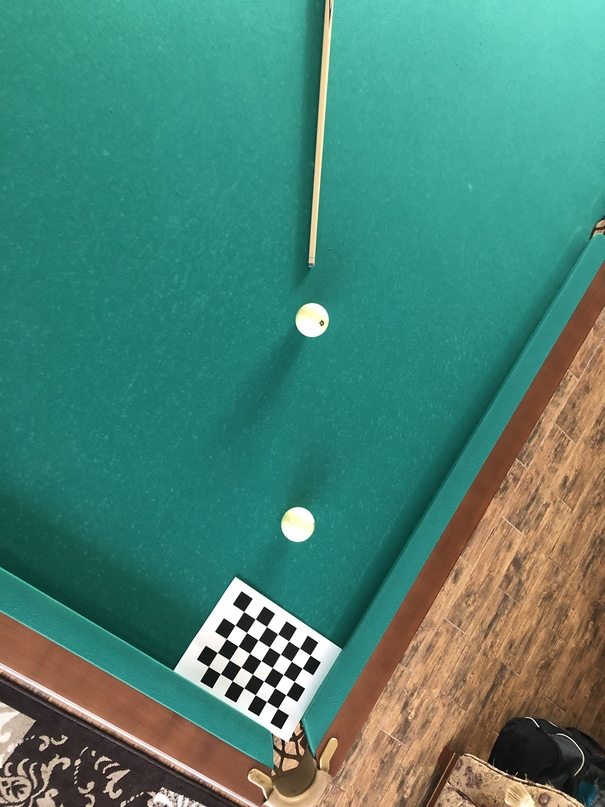
#> input picture additional_task/small_image.jpg, 605 x 807 px
$ python main.py
#> lines starting #> are read from the running program, lines starting #| are printed output that depends on the picture; after the words box and inside, x2 and y2 are one past the last pixel; in counts of white or black regions, pixels touching at a corner belong together
#!/usr/bin/env python
import cv2
import numpy as np
import math

def find_chessboard_points(image, chessboard_shape):
    criteria = (cv2.TERM_CRITERIA_EPS + cv2.TERM_CRITERIA_MAX_ITER, 30, 0.001)
    gray = cv2.cvtColor(image, cv2.COLOR_BGR2GRAY)
    _, corners = cv2.findChessboardCorners(gray, chessboard_shape, cv2.CALIB_CB_ADAPTIVE_THRESH + cv2.CALIB_CB_FAST_CHECK + cv2.CALIB_CB_NORMALIZE_IMAGE)
    return cv2.cornerSubPix(gray, corners, (11, 11), (-1, -1), criteria)

def find_corners(chessboard_points, image_shape):
    h, w = image_shape[:2]
    a, b, c, d = None, None, None, None
    miny, maxy = h, 0
    minx, maxx = w, 0
    for corner in chessboard_points:
        if corner[0][0] < minx:
            minx = corner[0][0]
            a = (corner[0][0], corner[0][1])
        if maxx < corner[0][0]:
            maxx = corner[0][0]
            c = (corner[0][0], corner[0][1])
        if corner[0][1] < miny:
            miny = corner[0][1]
            b = (corner[0][0], corner[0][1])
        if maxy < corner[0][1]:
            maxy = corner[0][1]
            d = (corner[0][0], corner[0][1])
    return np.float32([a, b, c, d])

def get_destination_corners(image_shape):
    h, w = image_shape[:2]
    return np.float32([[w-117, h-1], [w-117, h-90], [w-1, h-90], [w-1, h-1]])

def get_perspective_image(image, source_corners, destination_corners, destination_shape):
    h, w = destination_shape
    matrix = cv2.getPerspectiveTransform(source_corners, destination_corners)
    return cv2.warpPerspective(image, matrix, (w, h))

def get_centers(perspective_image):
    centers = cv2.cvtColor(perspective_image, cv2.COLOR_BGR2GRAY)
    centers = cv2.Canny(centers, 100, 150)
    circles = cv2.HoughCircles(centers, cv2.HOUGH_GRADIENT, 1, 250, param1=35, param2=32)
    circles = np.uint16(np.around(circles))
    points = []
    for i in circles[0,:]:
        points.append((i[0], i[1], i[2]))
        cv2.circle(centers, (i[0], i[1]), 2, 255, 3)
    return centers, points

def calculate_new_position(points):
    A, B = points
    print(A,B)
    l = math.sqrt((A[0] - B[0])**2 + (A[1] - B[1])**2)
    r = A[2] + B[2]
    k = r / l
    new_x = np.uint16(A[0] - np.around((A[0] - B[0]) * k))
    new_y = np.uint16(A[1] - np.around((A[1] - B[1]) * k))
    return (new_x, new_y, B[2])

def calculate_vector(points):
    A, B = points
    theta = np.arctan2(A[1]-B[1], A[0]-B[0])
    endpt_x = int(A[0] + 1000*np.cos(theta))
    endpt_y = int(A[1] + 1000*np.sin(theta))
    return (endpt_x, endpt_y)

def print_vector(image, start, end):
    cv2.line(image, start, end, 255, 2)

def main():
    chessboard_shape = (5, 7)
    image = cv2.imread("small_image.jpg")
#> image is the input picture: shape (807, 605, 3); mean B, G, R 116.4, 131.9, 75.2
    points = find_chessboard_points(image, chessboard_shape)
#> in find_chessboard_points, `gray = cv2.cvtColor(image, cv2.COLOR_BGR2GRAY)`:
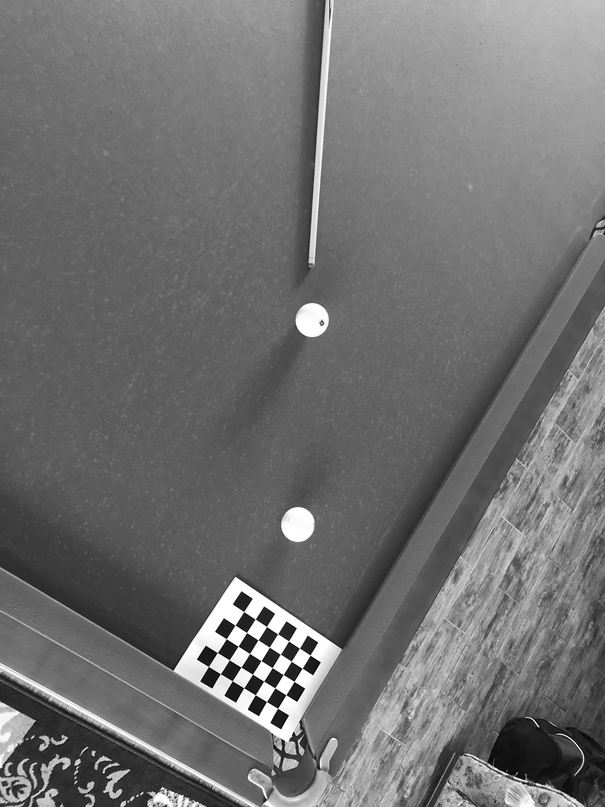
#> gray: shape (807, 605); min 0, max 255, mean 113.2
#> in find_chessboard_points, `_, corners = cv2.findChessboardCorners(gray, chessboard_shape, cv2.CAL..`: corners = 35 rows, first 8: [310, 655], [302.1, 668.3], [294.1, 681.4], [285.8, 694.7], [277.6, 708.3], [299.4, 648.1], [291.3, 661.2], [283.1, 674.5]
#> points = 35 rows, first 8: [310.3, 655.4], [299.7, 666.5], [294.3, 681.2], [283.1, 692.9], [277.6, 708.1], [305.2, 651.9], [291.8, 661.3], [283.6, 674.8]
    image = cv2.drawChessboardCorners(image, chessboard_shape, points, True)
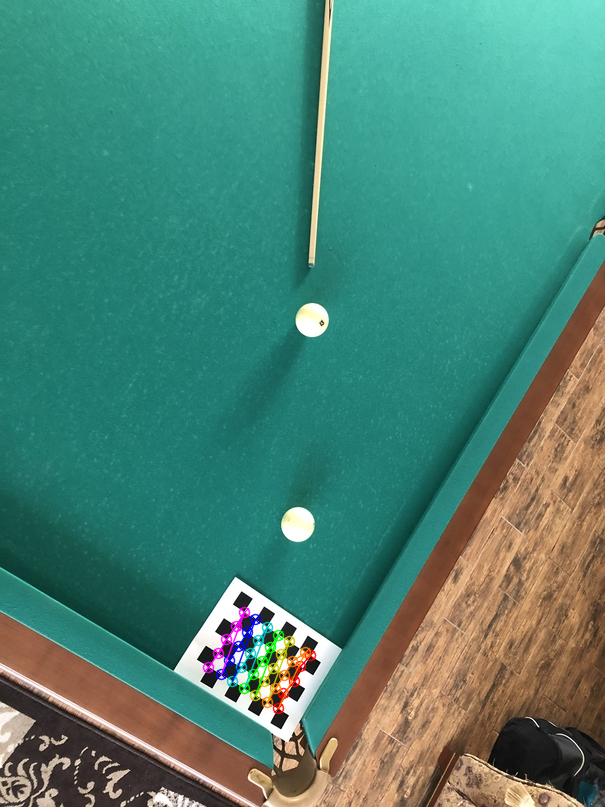
#> image: shape (807, 605, 3); 0.96% of pixels changed, all inside (x1, y1, x2, y2) = (202, 606, 317, 715)
    source_corners = find_corners(points, image.shape)
#> the loop in find_corners, `for corner in chessboard_points:` made 35 passes
#> (minx, maxx, miny, maxy) on pass 1: (310.3, 310.3, 655.4, 655.4)
#> (minx, a) on passes 9, 10, 14, 15, 19, 20: (274.8, (274.8, 687.7)), (266.6, (266.6, 701.6)), (263.7, (263.7, 681)), (255.4, (255.4, 694.7)), (252.7, (252.7, 674.3)), (243.9, (243.9, 687.8))
#> after the loop in find_corners, `for corner in chessboard_points:`: maxx = 310.3; maxy = 708.1; minx = 208.5; miny = 611.6
#> source_corners = [[208.5, 666.5], [243.7, 611.6], [310.3, 655.4], [277.6, 708.1]]
    destination_corners = get_destination_corners(image.shape)
    perspective_image = get_perspective_image(image, source_corners, destination_corners, image.shape[:2])
#> in get_perspective_image, `matrix = cv2.getPerspectiveTransform(source_corners, destination_corne..`: matrix = [[0.686, 0.523, -99.81], [-0.953, 0.814, 303.2], [-0.00049, -0.000142, 1]]
#> in get_perspective_image, `return cv2.warpPerspective(image, matrix, (w, h))`:
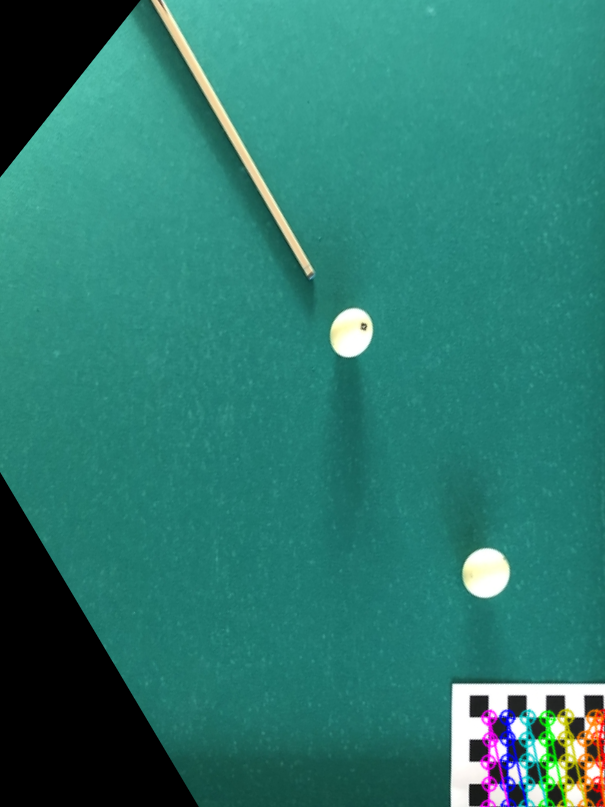
#> returned value: shape (807, 605, 3); mean of channels 0, 1, 2 111.7, 122.3, 44; drawn as B, G, R
    image_with_centers, centers = get_centers(perspective_image)
#> in get_centers, `centers = cv2.cvtColor(perspective_image, cv2.COLOR_BGR2GRAY)`:
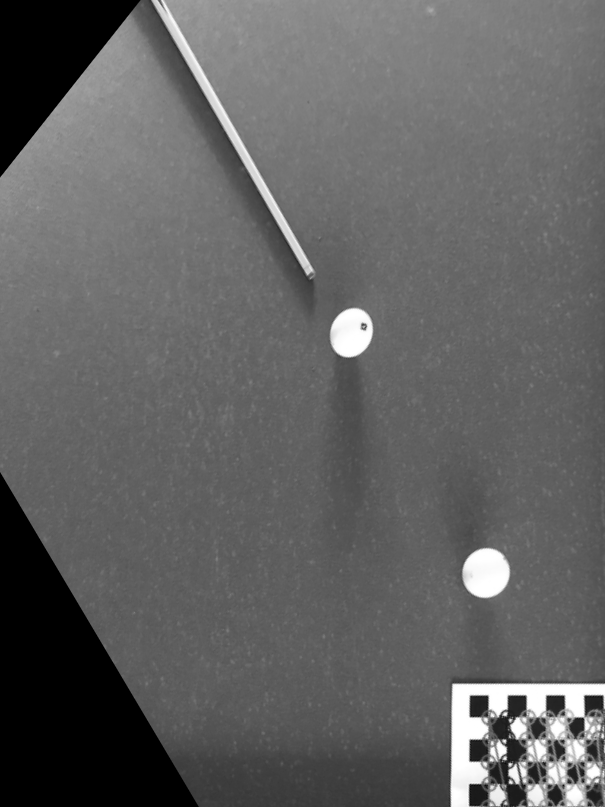
#> centers: shape (807, 605); min 0, max 255, mean 97.7
#> in get_centers, `centers = cv2.Canny(centers, 100, 150)`:
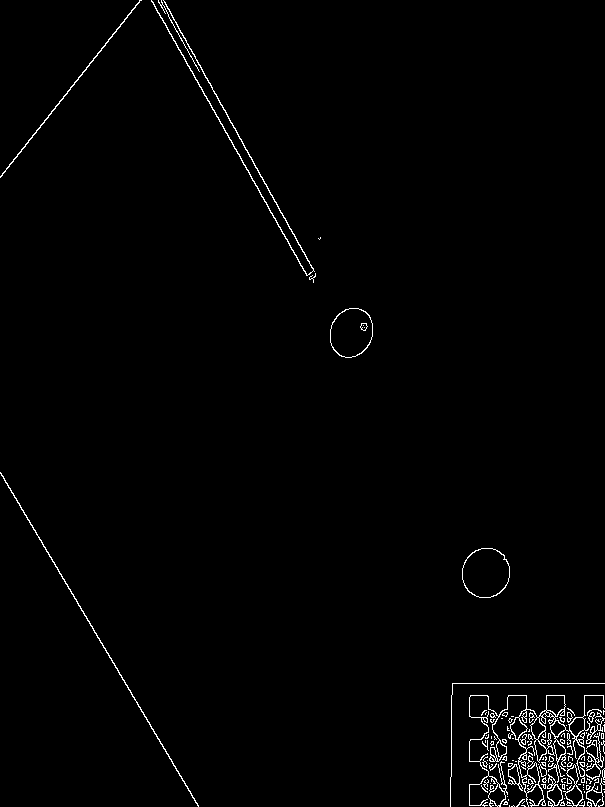
#> centers: shape (807, 605); 1.3% white in thin lines or dots
#> in get_centers, `circles = cv2.HoughCircles(centers, cv2.HOUGH_GRADIENT, 1, 250, param1..`: circles = [[485.5, 573.5, 24.6], [350.5, 334.5, 21]]
#> in get_centers, `circles = np.uint16(np.around(circles))`: circles = [[486, 574, 25], [350, 334, 21]]
#> the loop in get_centers, `for i in circles[0,:]:` made 2 passes
#> after the loop in get_centers, `for i in circles[0,:]:`: centers: shape (807, 605); 1.3% white in thin lines or dots
#> after the loop in get_centers, `for i in circles[0,:]:`: points = [(486, 574, 25), (350, 334, 21)]
#> centers = [(486, 574, 25), (350, 334, 21)]
    new_position = calculate_new_position(centers)
#> in calculate_new_position, `A, B = points`: A = (486, 574, 25); B = (350, 334, 21)
#| (486, 574, 25) (350, 334, 21)
#> in calculate_new_position, `l = math.sqrt((A[0] - B[0])**2 + (A[1] - B[1])**2)`: l = 275.9
#> in calculate_new_position, `r = A[2] + B[2]`: r = 46
#> in calculate_new_position, `k = r / l`: k = 0.167
#> in calculate_new_position, `new_x = np.uint16(A[0] - np.around((A[0] - B[0]) * k))`: new_x = 463
#> in calculate_new_position, `new_y = np.uint16(A[1] - np.around((A[1] - B[1]) * k))`: new_y = 534
#> new_position = (463, 534, 21)
    result = perspective_image.copy()
    cv2.circle(result, (new_position[0], new_position[1]), new_position[2], (0, 0, 255), 2)
    cv2.circle(result, (centers[1][0], centers[1][1]), centers[1][2], (0, 0, 255), 2)
    cv2.circle(result, (centers[0][0], centers[0][1]), centers[0][2], (255, 0, 0), 2)
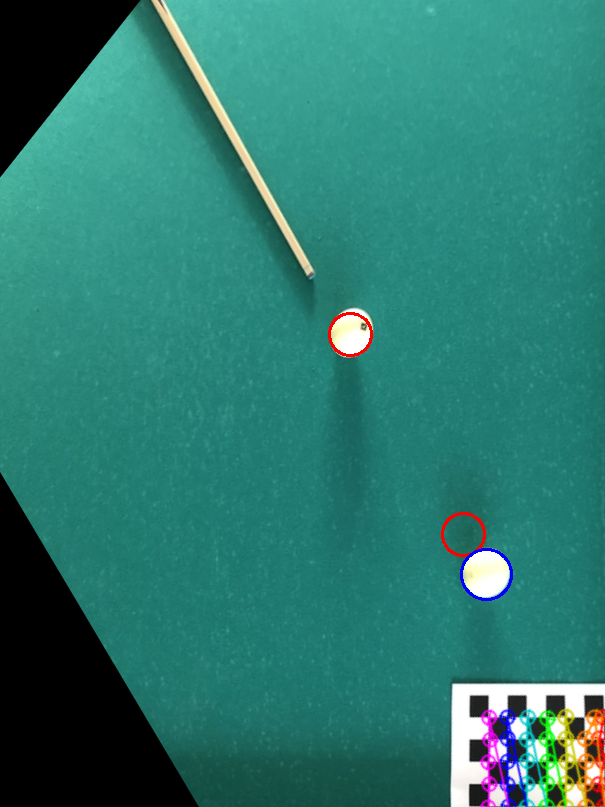
#> result: shape (807, 605, 3); mean B, G, R 111.6, 121.8, 44.2

    end = calculate_vector(centers)
#> in calculate_vector, `A, B = points`: A = (486, 574, 25); B = (350, 334, 21)
#> in calculate_vector, `theta = np.arctan2(A[1]-B[1], A[0]-B[0])`: theta = 1.06
#> in calculate_vector, `endpt_x = int(A[0] + 1000*np.cos(theta))`: endpt_x = 979
#> in calculate_vector, `endpt_y = int(A[1] + 1000*np.sin(theta))`: endpt_y = 1444
#> end = (979, 1444)
    print_vector(result, centers[0][:2], end)

    cv2.imshow("source image", image)
    cv2.imshow("image with centers", image_with_centers)
    cv2.imshow("result", result)

    cv2.imwrite("results/perspective_image.jpg", perspective_image)
    cv2.imwrite("results/image_with_centers.jpg", image_with_centers)
    cv2.imwrite("results/result.jpg", result)

    cv2.waitKey(0)
    cv2.destroyAllWindows()
    return 0

if __name__ == "__main__":
    main()
